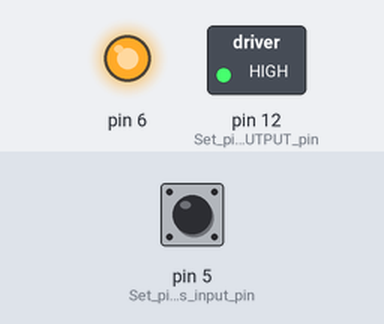
Recording of a sketch running on a simulated Arduino Uno, built with avr-gcc and run on an emulated ATmega328P. Parts: switched loads named in the sketch (green lamp = pin HIGH), output pins drawn as LEDs (lit = HIGH). The inputs (shaded band) are chosen by the test bench; at power-on: pin 5 (Set_pin_8_as_input_pin) HIGH.

Above: at 1.6 s.
1.7 s: pin 5 (Set_pin_8_as_input_pin) pulled LOW for 0.5 s
At 2.2 s:
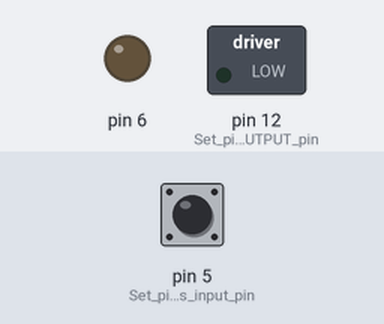
3.9 s: pin 5 (Set_pin_8_as_input_pin) pulled LOW for 3.2 s
At 8.2 s:
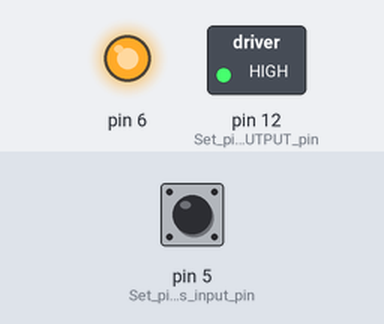
Timing chart, 0 to 9.7 s (numbered marks = the images above; inputs shaded):
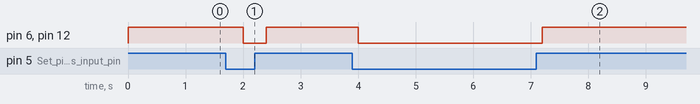

The sketch:

WaterMotor.ino
```cpp
int ACWATERPUMP = 12; //You can remove this line, it has no use in the program.
int led = 6;
int sensor = 5; //You can remove this line, it has no use in the program.
int val; //This variable stores the value received from Soil moisture sensor.
void setup() {
  pinMode(12,OUTPUT); //Set pin 13 as OUTPUT pin, to send signal to relay
  pinMode(5,INPUT);//Set pin 8 as input pin, to receive data from Soil moisture sensor.
  pinMode(6,OUTPUT);
}
void loop() {
  val = digitalRead(5);  //Read data from soil moisture sensor
  if(val == LOW) {
   digitalWrite(12,LOW); //if soil moisture sensor provides LOW value send LOW value to relay
   digitalWrite(6,LOW);
  }
  else {
    digitalWrite(12,HIGH); //if soil moisture sensor provides HIGH value send HIGH value to relay
    digitalWrite(6,HIGH);
  }
  delay(400); //Wait for few second and then continue the loop.
}
```

Measured:
- after the input at 1.7 s, pin 6, pin 12 (Set_pin_13_as_OUTPUT_pin): HIGH → LOW after 0.30 s, → HIGH 0.40 s later
- after the input at 3.9 s, pin 6, pin 12 (Set_pin_13_as_OUTPUT_pin): HIGH → LOW after 0.10 s, → HIGH 3.2 s later
